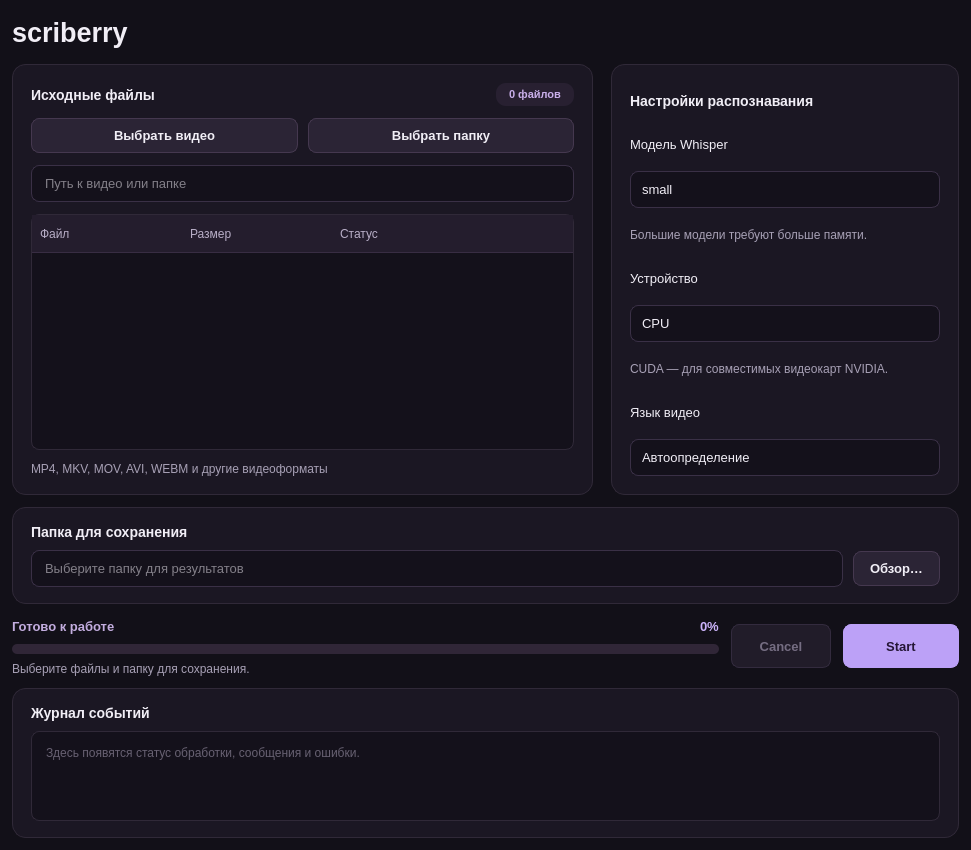
<?xml version="1.0" encoding="UTF-8"?>
<ui version="4.0">
 <class>ScriberryWindow</class>
 <widget class="QMainWindow" name="ScriberryWindow">
  <property name="geometry">
   <rect>
    <x>0</x>
    <y>0</y>
    <width>971</width>
    <height>850</height>
   </rect>
  </property>
  <property name="minimumSize">
   <size>
    <width>860</width>
    <height>780</height>
   </size>
  </property>
  <property name="font">
   <font>
    <family>Segoe UI</family>
    <pointsize>-1</pointsize>
   </font>
  </property>
  <property name="windowTitle">
   <string>Scriberry</string>
  </property>
  <property name="styleSheet">
   <string notr="true">
QMainWindow, QWidget#centralwidget {
    background-color: #121018;
    color: #f1eef6;
}
QWidget {
    color: #f1eef6;
    font-family: &quot;Segoe UI&quot;;
    font-size: 13px;
}
QLabel { background: transparent; border: none; }
QLabel#brandMark {
    background: transparent;
}
QLabel#titleLabel { font-size: 27px; font-weight: 700; }
QLabel#subtitleLabel, QLabel#formatsLabel, QLabel#modelHintLabel,
QLabel#deviceHintLabel, QLabel#outputHintLabel, QLabel#progressDetailLabel {
    color: #a7a0b5;
    font-size: 12px;
}
QLabel#badgeLabel, QLabel#fileCountLabel {
    background: #282031;
    color: #c9afea;
    border-radius: 10px;
    padding: 5px 10px;
    font-size: 11px;
    font-weight: 600;
}
QLabel#filesTitleLabel, QLabel#settingsTitleLabel,
QLabel#outputTitleLabel, QLabel#logsTitleLabel {
    font-size: 14px;
    font-weight: 600;
}
QLabel#stateLabel { color: #c3addf; font-weight: 600; }
QLabel#percentLabel { color: #cbb3fa; font-weight: 600; }
QFrame#filesCard, QFrame#settingsCard, QFrame#outputCard, QFrame#logsCard {
    background: #1b1723;
    border: 1px solid #302938;
    border-radius: 14px;
}
QPushButton {
    background: #2b2435;
    border: 1px solid #45384f;
    border-radius: 8px;
    padding: 9px 16px;
    font-weight: 600;
}
QPushButton:hover { background: #392e45; border-color: #8e6fb1; }
QPushButton:pressed { background: #463652; }
QPushButton:focus { border: 1px solid #c6a2f3; }
QPushButton:disabled { color: #756d82; background: #211c29; border-color: #332b3e; }
QPushButton#startButton {
    background: #bca1f7;
    color: #251636;
    border: 1px solid #bca1f7;
}
QPushButton#startButton:hover { background: #cfb6ff; border-color: #cfb6ff; }
QPushButton#startButton:pressed { background: #a889e0; }
QPushButton#startButton:disabled { background: #44364f; color: #9c8aaa; border-color: #44364f; }
QLineEdit, QComboBox {
    background: #14111b;
    border: 1px solid #3a3046;
    border-radius: 8px;
    padding: 9px 11px;
    selection-background-color: #60447d;
    selection-color: #ffffff;
}
QLineEdit:focus, QComboBox:focus { border-color: #bca1f7; }
QComboBox:hover { border-color: #87669f; }
QComboBox::drop-down { width: 28px; border: none; }
QComboBox QAbstractItemView {
    background: #241d2d;
    border: 1px solid #554164;
    padding: 5px;
    selection-background-color: #60447d;
    selection-color: #ffffff;
    outline: 0;
}
QTreeWidget {
    background: #14111b;
    alternate-background-color: #1a1522;
    border: 1px solid #302938;
    border-radius: 8px;
    selection-background-color: #483254;
    selection-color: #f8f2ff;
    outline: 0;
}
QTreeWidget::item { padding: 8px 5px; border: none; }
QTreeWidget::item:hover { background: #2a2134; }
QTreeWidget::item:selected { background: #483254; }
QHeaderView::section {
    background: #241d2d;
    color: #b8aec7;
    border: none;
    border-bottom: 1px solid #382d43;
    padding: 9px 8px;
    font-size: 12px;
}
QPlainTextEdit {
    background: #14111b;
    color: #b9b0c7;
    border: 1px solid #302938;
    border-radius: 8px;
    padding: 10px;
    font-family: &quot;Cascadia Code&quot;, &quot;Consolas&quot;, monospace;
    font-size: 12px;
    selection-background-color: #60447d;
}
QProgressBar {
    background: #302637;
    border: none;
    border-radius: 5px;
    min-height: 10px;
    max-height: 10px;
}
QProgressBar::chunk { background: #bca1f7; border-radius: 5px; }
QScrollBar:vertical { background: #1b1723; width: 10px; margin: 0; }
QScrollBar::handle:vertical { background: #51405f; min-height: 24px; border-radius: 5px; }
QScrollBar::add-line:vertical, QScrollBar::sub-line:vertical { height: 0; }
QScrollBar::add-page:vertical, QScrollBar::sub-page:vertical { background: transparent; }
QToolTip { background: #30243b; color: #f1eef6; border: 1px solid #6f5089; padding: 5px; }
   </string>
  </property>
  <widget class="QWidget" name="centralwidget">
   <layout class="QVBoxLayout" name="mainLayout" stretch="0,3,0,0,1">
    <property name="spacing">
     <number>12</number>
    </property>
    <property name="leftMargin">
     <number>12</number>
    </property>
    <property name="topMargin">
     <number>12</number>
    </property>
    <property name="rightMargin">
     <number>12</number>
    </property>
    <property name="bottomMargin">
     <number>12</number>
    </property>
    <item>
     <layout class="QHBoxLayout" name="headerLayout">
      <property name="spacing">
       <number>14</number>
      </property>
      <item>
       <layout class="QVBoxLayout" name="brandTextLayout">
        <property name="spacing">
         <number>2</number>
        </property>
        <item>
         <widget class="QLabel" name="titleLabel">
          <property name="text">
           <string>scriberry</string>
          </property>
         </widget>
        </item>
       </layout>
      </item>
      <item>
       <spacer name="horizontalSpacer">
        <property name="orientation">
         <enum>Qt::Orientation::Horizontal</enum>
        </property>
        <property name="sizeType">
         <enum>QSizePolicy::Policy::Expanding</enum>
        </property>
        <property name="sizeHint" stdset="0">
         <size>
          <width>10</width>
          <height>20</height>
         </size>
        </property>
       </spacer>
      </item>
      <item>
       <widget class="QLabel" name="brandMark">
        <property name="minimumSize">
         <size>
          <width>40</width>
          <height>40</height>
         </size>
        </property>
        <property name="maximumSize">
         <size>
          <width>40</width>
          <height>40</height>
         </size>
        </property>
        <property name="styleSheet">
         <string notr="true"/>
        </property>
        <property name="text">
         <string/>
        </property>
        <property name="pixmap">
         <pixmap>scriberry_logo.png</pixmap>
        </property>
        <property name="scaledContents">
         <bool>true</bool>
        </property>
        <property name="alignment">
         <set>Qt::AlignmentFlag::AlignCenter</set>
        </property>
       </widget>
      </item>
     </layout>
    </item>
    <item>
     <layout class="QHBoxLayout" name="contentLayout" stretch="5,3">
      <property name="spacing">
       <number>18</number>
      </property>
      <item>
       <widget class="QFrame" name="filesCard">
        <layout class="QVBoxLayout" name="filesLayout">
         <property name="spacing">
          <number>12</number>
         </property>
         <property name="leftMargin">
          <number>18</number>
         </property>
         <property name="topMargin">
          <number>18</number>
         </property>
         <property name="rightMargin">
          <number>18</number>
         </property>
         <property name="bottomMargin">
          <number>18</number>
         </property>
         <item>
          <layout class="QHBoxLayout" name="filesHeaderLayout">
           <item>
            <widget class="QLabel" name="filesTitleLabel">
             <property name="text">
              <string>Исходные файлы</string>
             </property>
            </widget>
           </item>
           <item>
            <spacer name="filesHeaderSpacer">
             <property name="orientation">
              <enum>Qt::Orientation::Horizontal</enum>
             </property>
             <property name="sizeHint" stdset="0">
              <size>
               <width>20</width>
               <height>20</height>
              </size>
             </property>
            </spacer>
           </item>
           <item>
            <widget class="QLabel" name="fileCountLabel">
             <property name="text">
              <string>0 файлов</string>
             </property>
            </widget>
           </item>
          </layout>
         </item>
         <item>
          <layout class="QHBoxLayout" name="sourceButtonsLayout">
           <property name="spacing">
            <number>10</number>
           </property>
           <item>
            <widget class="QPushButton" name="selectVideoButton">
             <property name="toolTip">
              <string>Выбрать один видеофайл</string>
             </property>
             <property name="text">
              <string>Выбрать видео</string>
             </property>
            </widget>
           </item>
           <item>
            <widget class="QPushButton" name="selectFolderButton">
             <property name="toolTip">
              <string>Выбрать папку с видеофайлами</string>
             </property>
             <property name="text">
              <string>Выбрать папку</string>
             </property>
            </widget>
           </item>
          </layout>
         </item>
         <item>
          <widget class="QLineEdit" name="sourcePathEdit">
           <property name="accessibleName">
            <string>Выбранный источник</string>
           </property>
           <property name="readOnly">
            <bool>true</bool>
           </property>
           <property name="placeholderText">
            <string>Путь к видео или папке</string>
           </property>
          </widget>
         </item>
         <item>
          <widget class="QTreeWidget" name="filesTreeWidget">
           <property name="minimumSize">
            <size>
             <width>0</width>
             <height>150</height>
            </size>
           </property>
           <property name="accessibleName">
            <string>Список выбранных файлов</string>
           </property>
           <property name="sizeAdjustPolicy">
            <enum>QAbstractScrollArea::SizeAdjustPolicy::AdjustIgnored</enum>
           </property>
           <property name="editTriggers">
            <set>QAbstractItemView::EditTrigger::NoEditTriggers</set>
           </property>
           <property name="alternatingRowColors">
            <bool>true</bool>
           </property>
           <property name="selectionMode">
            <enum>QAbstractItemView::SelectionMode::ExtendedSelection</enum>
           </property>
           <property name="rootIsDecorated">
            <bool>false</bool>
           </property>
           <property name="uniformRowHeights">
            <bool>true</bool>
           </property>
           <property name="supportedDragActions">
            <set>Qt::DropAction::CopyAction|Qt::DropAction::MoveAction</set>
           </property>
           <attribute name="headerCascadingSectionResizes">
            <bool>false</bool>
           </attribute>
           <attribute name="headerDefaultSectionSize">
            <number>150</number>
           </attribute>
           <attribute name="headerHighlightSections">
            <bool>false</bool>
           </attribute>
           <attribute name="headerShowSortIndicator" stdset="0">
            <bool>false</bool>
           </attribute>
           <attribute name="headerStretchLastSection">
            <bool>true</bool>
           </attribute>
           <column>
            <property name="text">
             <string>Файл</string>
            </property>
           </column>
           <column>
            <property name="text">
             <string>Размер</string>
            </property>
           </column>
           <column>
            <property name="text">
             <string>Статус</string>
            </property>
           </column>
          </widget>
         </item>
         <item>
          <widget class="QLabel" name="formatsLabel">
           <property name="text">
            <string>MP4, MKV, MOV, AVI, WEBM и другие видеоформаты</string>
           </property>
           <property name="wordWrap">
            <bool>true</bool>
           </property>
          </widget>
         </item>
        </layout>
       </widget>
      </item>
      <item>
       <widget class="QFrame" name="settingsCard">
        <layout class="QVBoxLayout" name="settingsLayout">
         <property name="spacing">
          <number>9</number>
         </property>
         <property name="leftMargin">
          <number>18</number>
         </property>
         <property name="topMargin">
          <number>18</number>
         </property>
         <property name="rightMargin">
          <number>18</number>
         </property>
         <property name="bottomMargin">
          <number>18</number>
         </property>
         <item>
          <widget class="QLabel" name="settingsTitleLabel">
           <property name="text">
            <string>Настройки распознавания</string>
           </property>
          </widget>
         </item>
         <item>
          <widget class="QLabel" name="modelLabel">
           <property name="text">
            <string>Модель Whisper</string>
           </property>
           <property name="buddy">
            <cstring>modelComboBox</cstring>
           </property>
          </widget>
         </item>
         <item>
          <widget class="QComboBox" name="modelComboBox">
           <property name="currentIndex">
            <number>2</number>
           </property>
           <item>
            <property name="text">
             <string notr="true">tiny</string>
            </property>
           </item>
           <item>
            <property name="text">
             <string notr="true">base</string>
            </property>
           </item>
           <item>
            <property name="text">
             <string notr="true">small</string>
            </property>
           </item>
           <item>
            <property name="text">
             <string notr="true">medium</string>
            </property>
           </item>
           <item>
            <property name="text">
             <string notr="true">large-v3</string>
            </property>
           </item>
          </widget>
         </item>
         <item>
          <widget class="QLabel" name="modelHintLabel">
           <property name="text">
            <string>Большие модели требуют больше памяти.</string>
           </property>
           <property name="wordWrap">
            <bool>true</bool>
           </property>
          </widget>
         </item>
         <item>
          <widget class="QLabel" name="deviceLabel">
           <property name="text">
            <string>Устройство</string>
           </property>
           <property name="buddy">
            <cstring>deviceComboBox</cstring>
           </property>
          </widget>
         </item>
         <item>
          <widget class="QComboBox" name="deviceComboBox">
           <item>
            <property name="text">
             <string notr="true">CPU</string>
            </property>
           </item>
           <item>
            <property name="text">
             <string notr="true">CUDA</string>
            </property>
           </item>
          </widget>
         </item>
         <item>
          <widget class="QLabel" name="deviceHintLabel">
           <property name="text">
            <string>CUDA — для совместимых видеокарт NVIDIA.</string>
           </property>
           <property name="wordWrap">
            <bool>true</bool>
           </property>
          </widget>
         </item>
         <item>
          <widget class="QLabel" name="languageLabel">
           <property name="text">
            <string>Язык видео</string>
           </property>
           <property name="buddy">
            <cstring>languageComboBox</cstring>
           </property>
          </widget>
         </item>
         <item>
          <widget class="QComboBox" name="languageComboBox">
           <item>
            <property name="text">
             <string>Автоопределение</string>
            </property>
           </item>
           <item>
            <property name="text">
             <string>Русский (ru)</string>
            </property>
           </item>
           <item>
            <property name="text">
             <string>English (en)</string>
            </property>
           </item>
           <item>
            <property name="text">
             <string>Deutsch (de)</string>
            </property>
           </item>
           <item>
            <property name="text">
             <string>Français (fr)</string>
            </property>
           </item>
           <item>
            <property name="text">
             <string>Español (es)</string>
            </property>
           </item>
           <item>
            <property name="text">
             <string>Italiano (it)</string>
            </property>
           </item>
           <item>
            <property name="text">
             <string>Português (pt)</string>
            </property>
           </item>
           <item>
            <property name="text">
             <string>Українська (uk)</string>
            </property>
           </item>
           <item>
            <property name="text">
             <string>Қазақша (kk)</string>
            </property>
           </item>
           <item>
            <property name="text">
             <string>Polski (pl)</string>
            </property>
           </item>
           <item>
            <property name="text">
             <string>Türkçe (tr)</string>
            </property>
           </item>
           <item>
            <property name="text">
             <string>中文 (zh)</string>
            </property>
           </item>
           <item>
            <property name="text">
             <string>日本語 (ja)</string>
            </property>
           </item>
           <item>
            <property name="text">
             <string>한국어 (ko)</string>
            </property>
           </item>
           <item>
            <property name="text">
             <string>العربية (ar)</string>
            </property>
           </item>
           <item>
            <property name="text">
             <string>हिन्दी (hi)</string>
            </property>
           </item>
          </widget>
         </item>
        </layout>
       </widget>
      </item>
     </layout>
    </item>
    <item>
     <widget class="QFrame" name="outputCard">
      <layout class="QVBoxLayout" name="outputLayout">
       <property name="spacing">
        <number>10</number>
       </property>
       <property name="leftMargin">
        <number>18</number>
       </property>
       <property name="topMargin">
        <number>16</number>
       </property>
       <property name="rightMargin">
        <number>18</number>
       </property>
       <property name="bottomMargin">
        <number>16</number>
       </property>
       <item>
        <widget class="QLabel" name="outputTitleLabel">
         <property name="text">
          <string>Папка для сохранения</string>
         </property>
         <property name="buddy">
          <cstring>outputPathEdit</cstring>
         </property>
        </widget>
       </item>
       <item>
        <layout class="QHBoxLayout" name="outputPathLayout">
         <property name="spacing">
          <number>10</number>
         </property>
         <item>
          <widget class="QLineEdit" name="outputPathEdit">
           <property name="accessibleName">
            <string>Папка для сохранения</string>
           </property>
           <property name="placeholderText">
            <string>Выберите папку для результатов</string>
           </property>
           <property name="clearButtonEnabled">
            <bool>true</bool>
           </property>
          </widget>
         </item>
         <item>
          <widget class="QPushButton" name="selectOutputButton">
           <property name="toolTip">
            <string>Выбрать папку для сохранения результатов</string>
           </property>
           <property name="text">
            <string>Обзор…</string>
           </property>
          </widget>
         </item>
        </layout>
       </item>
      </layout>
     </widget>
    </item>
    <item>
     <layout class="QHBoxLayout" name="runLayout" stretch="1,0,0">
      <property name="spacing">
       <number>12</number>
      </property>
      <item>
       <layout class="QVBoxLayout" name="progressLayout">
        <property name="spacing">
         <number>8</number>
        </property>
        <item>
         <layout class="QHBoxLayout" name="stateLayout">
          <item>
           <widget class="QLabel" name="stateLabel">
            <property name="text">
             <string>Готово к работе</string>
            </property>
           </widget>
          </item>
          <item>
           <spacer name="stateSpacer">
            <property name="orientation">
             <enum>Qt::Orientation::Horizontal</enum>
            </property>
            <property name="sizeHint" stdset="0">
             <size>
              <width>20</width>
              <height>20</height>
             </size>
            </property>
           </spacer>
          </item>
          <item>
           <widget class="QLabel" name="percentLabel">
            <property name="text">
             <string>0%</string>
            </property>
           </widget>
          </item>
         </layout>
        </item>
        <item>
         <widget class="QProgressBar" name="progressBar">
          <property name="accessibleName">
           <string>Прогресс распознавания</string>
          </property>
          <property name="value">
           <number>0</number>
          </property>
          <property name="textVisible">
           <bool>false</bool>
          </property>
         </widget>
        </item>
        <item>
         <widget class="QLabel" name="progressDetailLabel">
          <property name="text">
           <string>Выберите файлы и папку для сохранения.</string>
          </property>
         </widget>
        </item>
       </layout>
      </item>
      <item>
       <widget class="QPushButton" name="cancelButton">
        <property name="enabled">
         <bool>false</bool>
        </property>
        <property name="minimumSize">
         <size>
          <width>100</width>
          <height>44</height>
         </size>
        </property>
        <property name="toolTip">
         <string>Отменить распознавание</string>
        </property>
        <property name="text">
         <string notr="true">Cancel</string>
        </property>
       </widget>
      </item>
      <item>
       <widget class="QPushButton" name="startButton">
        <property name="minimumSize">
         <size>
          <width>116</width>
          <height>44</height>
         </size>
        </property>
        <property name="toolTip">
         <string>Начать распознавание выбранных файлов</string>
        </property>
        <property name="text">
         <string notr="true">Start</string>
        </property>
        <property name="default">
         <bool>true</bool>
        </property>
       </widget>
      </item>
     </layout>
    </item>
    <item>
     <widget class="QFrame" name="logsCard">
      <layout class="QVBoxLayout" name="logsLayout">
       <property name="spacing">
        <number>10</number>
       </property>
       <property name="leftMargin">
        <number>18</number>
       </property>
       <property name="topMargin">
        <number>16</number>
       </property>
       <property name="rightMargin">
        <number>18</number>
       </property>
       <property name="bottomMargin">
        <number>16</number>
       </property>
       <item>
        <widget class="QLabel" name="logsTitleLabel">
         <property name="text">
          <string>Журнал событий</string>
         </property>
        </widget>
       </item>
       <item>
        <widget class="QPlainTextEdit" name="logTextEdit">
         <property name="minimumSize">
          <size>
           <width>0</width>
           <height>90</height>
          </size>
         </property>
         <property name="accessibleName">
          <string>Статус и логи распознавания</string>
         </property>
         <property name="readOnly">
          <bool>true</bool>
         </property>
         <property name="maximumBlockCount">
          <number>2000</number>
         </property>
         <property name="placeholderText">
          <string>Здесь появятся статус обработки, сообщения и ошибки.</string>
         </property>
        </widget>
       </item>
      </layout>
     </widget>
    </item>
   </layout>
  </widget>
 </widget>
 <tabstops>
  <tabstop>selectVideoButton</tabstop>
  <tabstop>selectFolderButton</tabstop>
  <tabstop>sourcePathEdit</tabstop>
  <tabstop>filesTreeWidget</tabstop>
  <tabstop>modelComboBox</tabstop>
  <tabstop>deviceComboBox</tabstop>
  <tabstop>languageComboBox</tabstop>
  <tabstop>outputPathEdit</tabstop>
  <tabstop>selectOutputButton</tabstop>
  <tabstop>startButton</tabstop>
  <tabstop>cancelButton</tabstop>
  <tabstop>logTextEdit</tabstop>
 </tabstops>
 <resources/>
 <connections/>
</ui>
